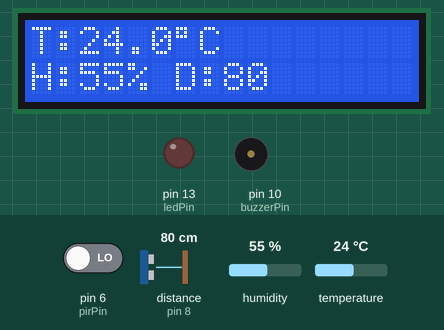
Simulated run of this sketch. Board: Arduino Uno, built with avr-gcc and run on an emulated ATmega328P. Parts: 16×2 character LCD, output pins drawn as LEDs (lit = HIGH), buzzer (waves = sounding). Wiring (from diagram.json): ultrasonic range finder: trigger pin 9; echo pin 8. Dashed ring = blinking. The inputs (shaded band) are chosen by the test bench; at power-on: distance to the obstacle (sensor on pin 8) 80 cm, pin 6 (pirPin) LOW, humidity 55 %, temperature 24 °C. The echo pulse lasts 58.3 µs per cm; pins used as bus, display or sensor lines are not drawn.

Above: at 3.2 s.
3.3 s: distance to the obstacle (sensor on pin 8) set to 23 cm
At 4.8 s:
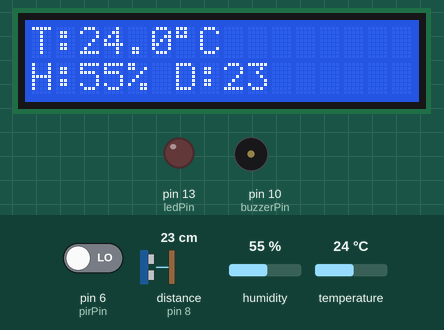
5.6 s: distance to the obstacle (sensor on pin 8) set to 19 cm
At 7.1 s:
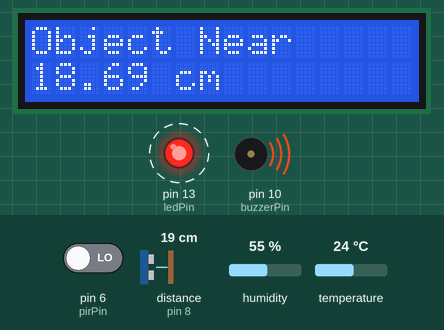
7.7 s: pin 6 (pirPin) driven HIGH
At 9.4 s:
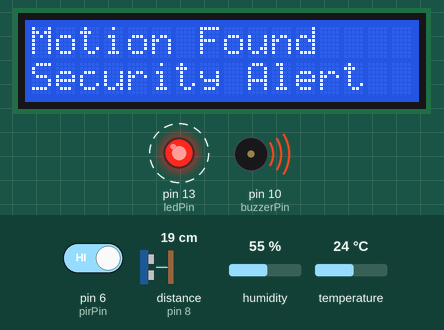
9.7 s: pin 6 (pirPin) driven LOW
At 10.9 s:
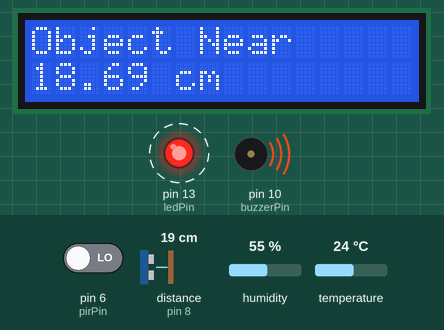
11.8 s: humidity set to 22 %
14.9 s: distance to the obstacle (sensor on pin 8) set to 2 cm
At 15.9 s:
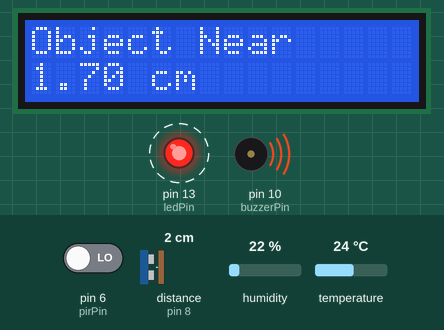
Timing chart, 0 to 21.0 s (numbered marks = the images above; inputs shaded):
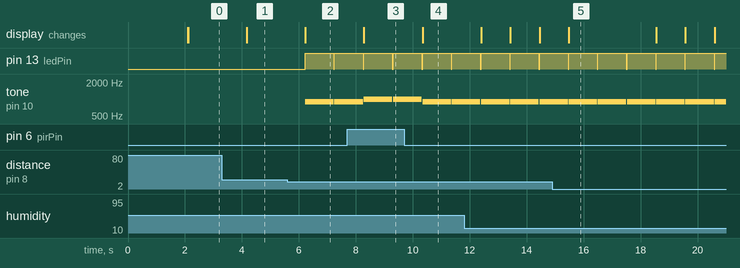

Measured:
- the behaviour switches between 21 and 20 cm on distance to the obstacle (sensor on pin 8) (found by bisection; images 1 and 2)
- after the input at 3.3 s, the display: changes after 0.87 s (image 1)
- after the input at 5.6 s, pin 13 (ledPin): LOW → HIGH after 0.63 s, → LOW 1.0 s later, → HIGH 0.02 s later; tone on pin 10 (buzzerPin): silent → 900 Hz after 0.63 s, → silent 1.0 s later, → 900 Hz 0.02 s later; the display: changes after 0.63 s (image 2)
- after the input at 7.7 s, the display: changes after 0.59 s (image 3)
- after the input at 9.7 s, the display: changes after 0.65 s (image 4)
- after the input at 14.9 s, the display: changes after 0.58 s (image 5)

The sketch:

sketch.ino
```cpp
#include <Wire.h>
#include <LiquidCrystal_I2C.h>
#include <DHT.h>

LiquidCrystal_I2C lcd(0x27, 16, 2);

#define DHTPIN 7
#define DHTTYPE DHT22
DHT dht(DHTPIN, DHTTYPE);

const int trigPin = 9;
const int echoPin = 8;
const int pirPin = 6;
const int ledPin = 13;
const int buzzerPin = 10;

const float tempLimit = 35.0;
const float humLimit = 80.0;
const int distanceLimit = 20;

void setup() {

  pinMode(trigPin, OUTPUT);
  pinMode(echoPin, INPUT);

  pinMode(pirPin, INPUT);

  pinMode(ledPin, OUTPUT);
  pinMode(buzzerPin, OUTPUT);

  lcd.init();
  lcd.backlight();

  dht.begin();

  lcd.setCursor(0,0);
  lcd.print("Smart Room");

  lcd.setCursor(0,1);
  lcd.print("Security");

  delay(2000);
  lcd.clear();
}

void loop() {

  // ---------- DHT ----------
  float temp = dht.readTemperature();
  float hum = dht.readHumidity();

  // ---------- Ultrasonic ----------
  digitalWrite(trigPin, LOW);
  delayMicroseconds(2);

  digitalWrite(trigPin, HIGH);
  delayMicroseconds(10);

  digitalWrite(trigPin, LOW);

  long duration = pulseIn(echoPin, HIGH, 30000);
  float distance = duration * 0.0343 / 2;

  // ---------- PIR ----------
  int motion = digitalRead(pirPin);

  digitalWrite(ledPin, LOW);
  noTone(buzzerPin);

  lcd.clear();

  // ===== Motion Alert =====
  if (motion == HIGH) {

    lcd.setCursor(0,0);
    lcd.print("Motion Found");

    lcd.setCursor(0,1);
    lcd.print("Security Alert");

    digitalWrite(ledPin, HIGH);
    tone(buzzerPin, 1000);

  }

  // ===== Object Near =====
  else if (distance > 0 && distance < distanceLimit) {

    lcd.setCursor(0,0);
    lcd.print("Object Near");

    lcd.setCursor(0,1);
    lcd.print(distance);
    lcd.print(" cm");

    digitalWrite(ledPin, HIGH);
    tone(buzzerPin, 900);

  }

  // ===== High Temperature =====
  else if (temp > tempLimit) {

    lcd.setCursor(0,0);
    lcd.print("High Temp!");

    lcd.setCursor(0,1);
    lcd.print(temp);
    lcd.print((char)223);
    lcd.print("C");

    digitalWrite(ledPin, HIGH);
    tone(buzzerPin, 1200);

  }

  // ===== High Humidity =====
  else if (hum > humLimit) {

    lcd.setCursor(0,0);
    lcd.print("Humidity High");

    lcd.setCursor(0,1);
    lcd.print(hum);
    lcd.print("%");

    digitalWrite(ledPin, HIGH);
  }

  // ===== Normal =====
  else {

    lcd.setCursor(0,0);
    lcd.print("T:");
    lcd.print(temp,1);
    lcd.print((char)223);
    lcd.print("C");

    lcd.setCursor(0,1);
    lcd.print("H:");
    lcd.print(hum,0);
    lcd.print("% ");

    lcd.print("D:");
    lcd.print(distance,0);

  }

  delay(1000);
}
```
